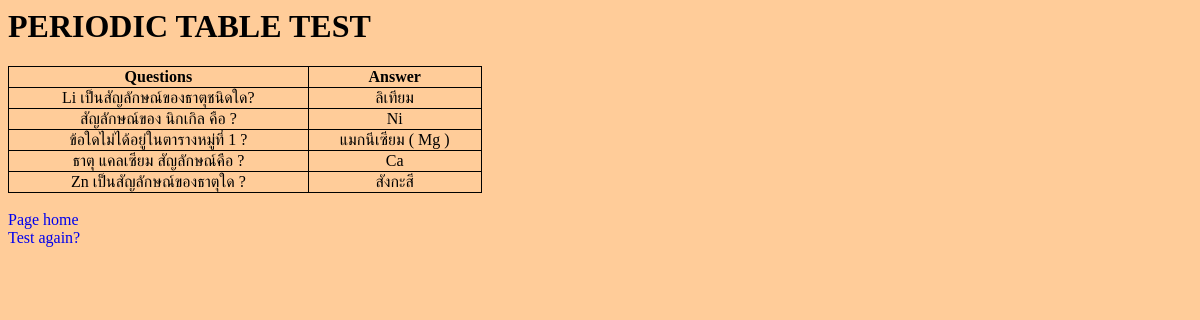
/2/check_answers/answer/, run on the app's committed database.
### quiz/models.py (models this page shows, shortened)
class Topic(models.Model):
    topic_text = models.CharField(max_length=200)
    pub_date = models.DateTimeField('date published')

class Question(models.Model):
    topic = models.ForeignKey(Topic, on_delete=models.CASCADE)
    question_text = models.CharField(max_length=200)

class Choice(models.Model):
    question = models.ForeignKey(Question, on_delete=models.CASCADE)
    choice_text = models.CharField(max_length=200)
    answer = models.BooleanField(default=False)

### quiz/views.py (the view)
# urls.py: url(r'^(?P<topic_id>[0-9]+)/check_answers/answer/$', views.answer, name='answer'),
def answer(request,topic_id):
    topic = Topic.objects.get(pk = topic_id)
    return render(request, 'quiz/answer.html',{'topic':topic})

### quiz/templates/quiz/answer.html
{% load static %}
<html>
<link rel="stylesheet" type="text/css" href="{% static 'quiz/style.css' %}" />
<head><title> QUIZ ANSWER </title></head>
<body>
<h1>{{topic.topic_text}}</h1>
 <table style="width:40%">
  <center>
  <tr>
    <th>Questions</th>
    <th>Answer</th>
  </tr>
{% for question in topic.question_set.all %}
  <tr>
    <td><center>{{ question.question_text }}</td></center>
    {% for choice in question.choice_set.all %}
    {% if choice.answer %}
        <td><center>{{ choice.choice_text }}</center></td>
    {% endif %}
    {% endfor %}
  </tr>
{% endfor %}
</table><br>
<a href="{% url 'quiz:index' %}">Page home</a><br>
<a href="{% url 'quiz:detail' topic.id %}">Test again?</a>
<body>
</html>

### quiz/static/quiz/style.css (style rules this page uses)
body { background-color: #FFCC99; }
a { text-decoration:none }
table,th,td { border: 1px solid black; border-collapse: collapse; }

### data on the page
Topic: topic_text "PERIODIC TABLE TEST"
Question: question_text "Li เป็นสัญลักษณ์ของธาตุชนิดใด?"
Choice: choice_text "ลิเทียม"
Question: question_text "สัญลักษณ์ของ นิกเกิล คือ ?"
Choice: choice_text "Ni"
Question: question_text "ข้อใดไม่ได้อยู่ในตารางหมู่ที่ 1 ?"
Choice: choice_text "แมกนีเซียม ( Mg )"
Question: question_text "ธาตุ แคลเซียม สัญลักษณ์คือ ?"
Choice: choice_text "Ca"
Question: question_text "Zn เป็นสัญลักษณ์ของธาตุใด ?"
Choice: choice_text "สังกะสี"
